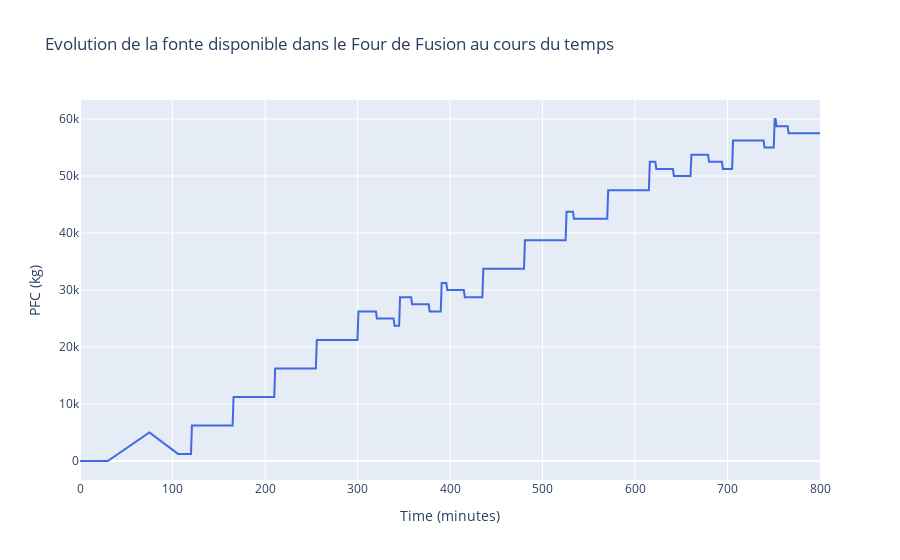

The cell this chart's notebook holds for it:
### Code cell
Plot_Prod(times, PFC_Prodvalues)
Plot_consom(times, PFC_Consomvalues, tmin, tmax, PFCmin, PFCmax)

### Figure 1 — Plotly figure (JSON) as saved in the notebook; plotly's stock layout.template omitted (floating-point values rounded to 4 significant figures; data arrays with more than 128 entries replaced by an {"elided": "..."} marker saying what was removed)
{"data": [{"line": {"color": "royalblue"}, "mode": "lines", "name": "PFC over time", "type": "scatter", "x": {"elided": "701 int values"}, "y": {"elided": "701 int values"}}], "layout": {"showlegend": false, "title": {"text": "Evolution de la fonte disponible dans le Four de Fusion au cours du temps"}, "xaxis": {"title": {"text": "Time (minutes)"}}, "yaxis": {"title": {"text": "PFC (kg)"}}}}
